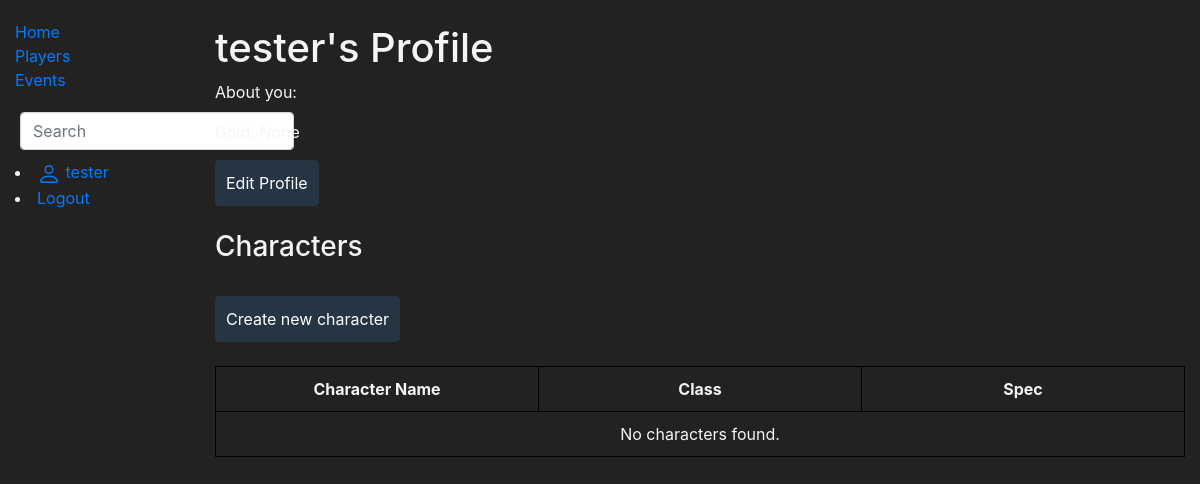
Page /library/user_profile/ (signed in) on the earlier database version.
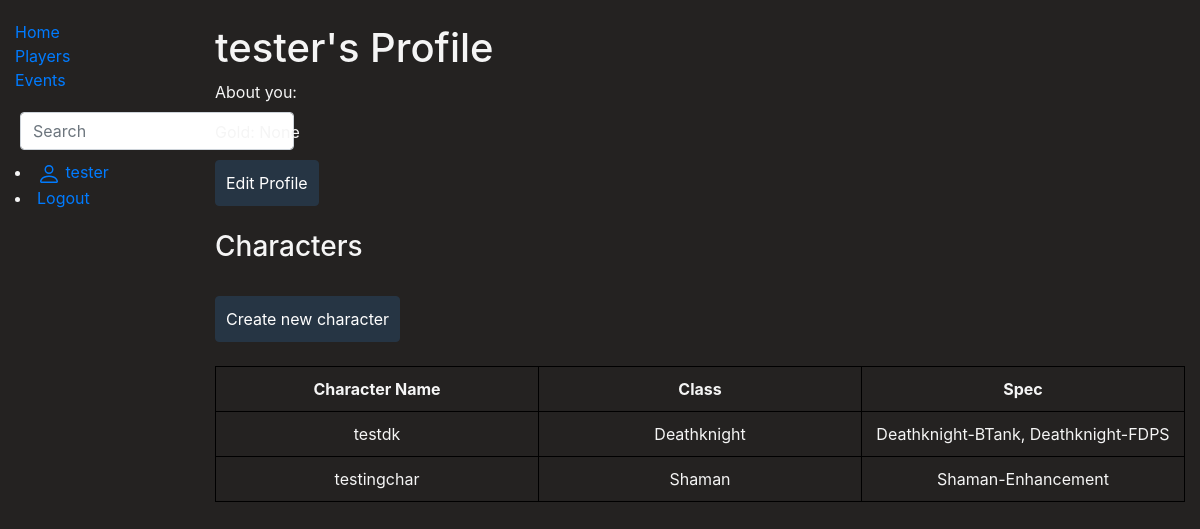
Same page on the later database version.
### library/models.py (models this page shows, shortened)
class WowChar(models.Model):
    char_title = models.CharField('Character name', max_length=30)
    wow_player = models.ForeignKey('WowPlayer', on_delete=models.CASCADE, related_name='chars')
    char_class = models.ForeignKey('WowClass', on_delete=models.SET_NULL, null=True)
    char_spec = models.ManyToManyField(WowSpec, help_text='Select spec for this char.')
    class Meta:
        verbose_name = 'Char'
        verbose_name_plural = 'Chars'
        ordering = ['char_title']

class WowClass(models.Model):
    name = models.CharField('Class', max_length=20, help_text='Character class.')
    class_id = models.ForeignKey('WowChar', on_delete=models.SET_NULL, null=True)
    def __str__(self):
        return self.name
    class Meta:
        verbose_name = 'Class'
        verbose_name_plural = 'Classes'
        ordering = ['name']

class WowSpec(models.Model):
    name = models.CharField('Spec', max_length=20, help_text='Character specialization.')
    class Meta:
        verbose_name = 'Spec'
        verbose_name_plural = 'Specs'
        ordering = ['name']

### library/views.py (the view)
# urls.py: path('user_profile/', views.user_profile, name='user_profile'),
@login_required
def user_profile(request):
    player, created = WowPlayer.objects.get_or_create(user=request.user, defaults={'nickname': request.user.username})
    context = {'player': player}
    return render(request, 'user_profile.html', context)

### library/templates/user_profile.html
{% extends "base.html" %}
{% block content %}
  <h1>{{ player.nickname }}'s Profile</h1>
  <p>About you: {{ player.description }}</p>
  <p>Gold: {{ player.gold }}</p>
  <a href="{% url 'user_profile_update' %}" class="btn btn-primary">Edit Profile</a><br><br>
  <h3>Characters</h3>
  <br>
  <a href="{% url 'user_create_character' %}" class="btn btn-primary">Create new character</a>
  <br><br>
  <table>
    <thead>
      <tr>
        <th>Character Name</th>
        <th>Class</th>
        <th>Spec</th>
      </tr>
    </thead>
    <tbody>
        {% for char in player.chars.all %}
        <tr>
          <td>{{ char.char_title }}</td>
          <td>{{ char.char_class }}</td>
          <td>
            {% for spec in char.char_spec.all %}
              {{ spec.name }}{% if not forloop.last %}, {% endif %}
            {% endfor %}
          </td>
        </tr>
      {% empty %}
        <tr>
          <td colspan="3">No characters found.</td>
        </tr>
      {% endfor %}
    </tbody>
  </table>
{% endblock %}

Differences in the rows shown:
added WowChar: char_title "testdk", char_class "Deathknight"
now on this page (row unchanged): WowSpec: name "Deathknight-BTank", shown under "testdk"
now on this page (row unchanged): WowSpec: name "Deathknight-FDPS", shown under "testdk"
added WowChar: char_title "testingchar", char_class "Shaman"
now on this page (row unchanged): WowSpec: name "Shaman-Enhancement", shown under "testingchar"
Other differences:
text no longer shown: "No characters found."
